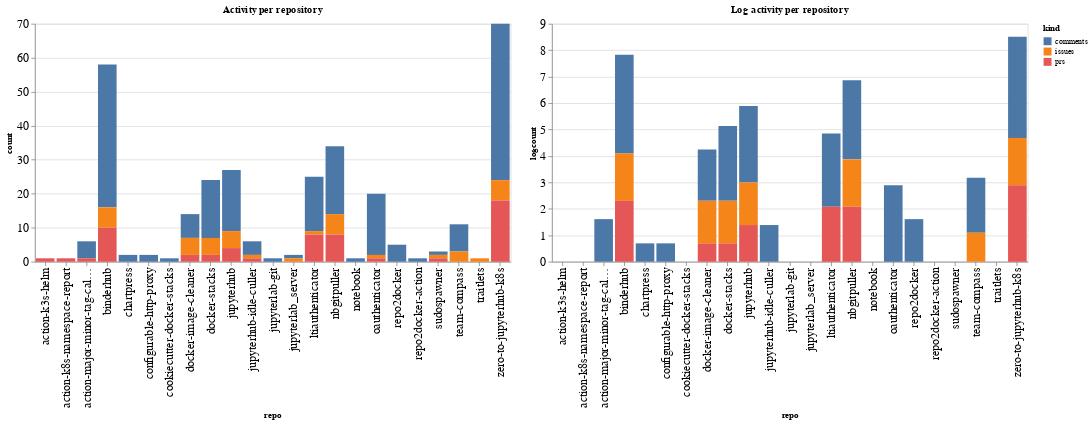

This figure's notebook cell:
### Code cell
ch1 = alt.Chart(repo_summaries, width=600, title="Activity per repository").mark_bar().encode(
    x='repo',
    y='count',
    color='kind',
    tooltip="kind"
)

ch2 = alt.Chart(repo_summaries, width=600, title="Log activity per repository").mark_bar().encode(
    x='repo',
    y='logcount',
    color='kind',
    tooltip="kind"
)

ch1 | ch2

### Figure 1 — Vega-Lite specification as saved in the notebook (floating-point values rounded to 4 significant figures)
{"config": {"axisLeft": {"labelFontSize": 15}, "axisBottom": {"labelFontSize": 15}}, "hconcat": [{"mark": "bar", "encoding": {"color": {"type": "nominal", "field": "kind"}, "tooltip": {"type": "nominal", "field": "kind"}, "x": {"type": "nominal", "field": "repo"}, "y": {"type": "quantitative", "field": "count"}}, "title": "Activity per repository", "width": 600}, {"mark": "bar", "encoding": {"color": {"type": "nominal", "field": "kind"}, "tooltip": {"type": "nominal", "field": "kind"}, "x": {"type": "nominal", "field": "repo"}, "y": {"type": "quantitative", "field": "logcount"}}, "title": "Log activity per repository", "width": 600}], "data": {"name": "data-134a6cd354b14489b76d28a406ead588"}, "$schema": "https://vega.github.io/schema/vega-lite/v4.8.1.json", "datasets": {"data-134a6cd354b14489b76d28a406ead588": [{"repo": "action-k3s-helm", "kind": "prs", "count": 1, "logcount": 0.0}, {"repo": "action-k8s-namespace-report", "kind": "prs", "count": 1, "logcount": 0.0}, {"repo": "action-major-minor-tag-calculator", "kind": "comments", "count": 5, "logcount": 1.609}, {"repo": "action-major-minor-tag-calculator", "kind": "prs", "count": 1, "logcount": 0.0}, {"repo": "binderhub", "kind": "comments", "count": 42, "logcount": 3.738}, {"repo": "binderhub", "kind": "issues", "count": 6, "logcount": 1.792}, {"repo": "binderhub", "kind": "prs", "count": 10, "logcount": 2.303}, {"repo": "chartpress", "kind": "comments", "count": 2, "logcount": 0.6931}, {"repo": "configurable-http-proxy", "kind": "comments", "count": 2, "logcount": 0.6931}, {"repo": "cookiecutter-docker-stacks", "kind": "comments", "count": 1, "logcount": 0.0}, {"repo": "docker-image-cleaner", "kind": "comments", "count": 7, "logcount": 1.946}, {"repo": "docker-image-cleaner", "kind": "issues", "count": 5, "logcount": 1.609}, {"repo": "docker-image-cleaner", "kind": "prs", "count": 2, "logcount": 0.6931}, {"repo": "docker-stacks", "kind": "comments", "count": 17, "logcount": 2.833}, {"repo": "docker-stacks", "kind": "issues", "count": 5, "logcount": 1.609}, {"repo": "docker-stacks", "kind": "prs", "count": 2, "logcount": 0.6931}, {"repo": "jupyterhub", "kind": "comments", "count": 18, "logcount": 2.89}, {"repo": "jupyterhub", "kind": "issues", "count": 5, "logcount": 1.609}, {"repo": "jupyterhub", "kind": "prs", "count": 4, "logcount": 1.386}, {"repo": "jupyterhub-idle-culler", "kind": "comments", "count": 4, "logcount": 1.386}, {"repo": "jupyterhub-idle-culler", "kind": "issues", "count": 1, "logcount": 0.0}, {"repo": "jupyterhub-idle-culler", "kind": "prs", "count": 1, "logcount": 0.0}, {"repo": "jupyterlab-git", "kind": "comments", "count": 1, "logcount": 0.0}, {"repo": "jupyterlab_server", "kind": "comments", "count": 1, "logcount": 0.0}, {"repo": "jupyterlab_server", "kind": "issues", "count": 1, "logcount": 0.0}, {"repo": "ltiauthenticator", "kind": "comments", "count": 16, "logcount": 2.773}, {"repo": "ltiauthenticator", "kind": "issues", "count": 1, "logcount": 0.0}, {"repo": "ltiauthenticator", "kind": "prs", "count": 8, "logcount": 2.079}, {"repo": "nbgitpuller", "kind": "comments", "count": 20, "logcount": 2.996}, {"repo": "nbgitpuller", "kind": "issues", "count": 6, "logcount": 1.792}, {"repo": "nbgitpuller", "kind": "prs", "count": 8, "logcount": 2.079}, {"repo": "notebook", "kind": "comments", "count": 1, "logcount": 0.0}, {"repo": "oauthenticator", "kind": "comments", "count": 18, "logcount": 2.89}, {"repo": "oauthenticator", "kind": "issues", "count": 1, "logcount": 0.0}, {"repo": "oauthenticator", "kind": "prs", "count": 1, "logcount": 0.0}, {"repo": "repo2docker", "kind": "comments", "count": 5, "logcount": 1.609}, {"repo": "repo2docker-action", "kind": "comments", "count": 1, "logcount": 0.0}, {"repo": "sudospawner", "kind": "comments", "count": 1, "logcount": 0.0}, {"repo": "sudospawner", "kind": "issues", "count": 1, "logcount": 0.0}, {"repo": "sudospawner", "kind": "prs", "count": 1, "logcount": 0.0}, {"repo": "team-compass", "kind": "comments", "count": 8, "logcount": 2.079}, {"repo": "team-compass", "kind": "issues", "count": 3, "logcount": 1.099}, {"repo": "traitlets", "kind": "issues", "count": 1, "logcount": 0.0}, {"repo": "zero-to-jupyterhub-k8s", "kind": "comments", "count": 46, "logcount": 3.829}, {"repo": "zero-to-jupyterhub-k8s", "kind": "issues", "count": 6, "logcount": 1.792}, {"repo": "zero-to-jupyterhub-k8s", "kind": "prs", "count": 18, "logcount": 2.89}]}}
